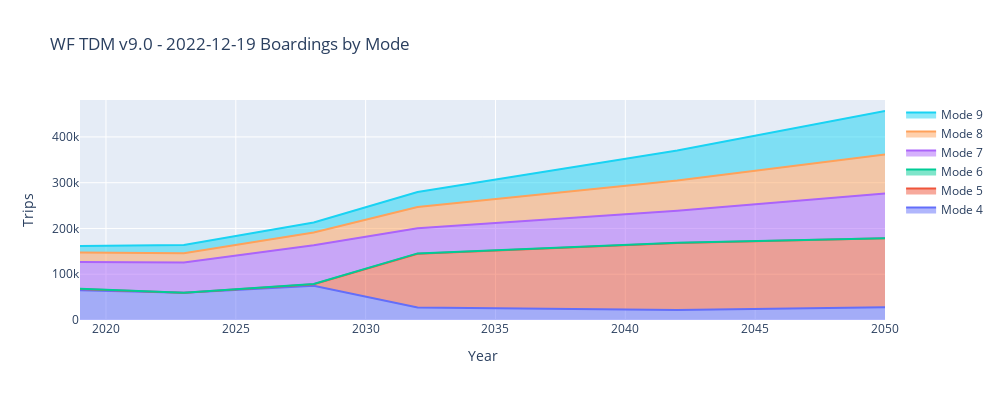
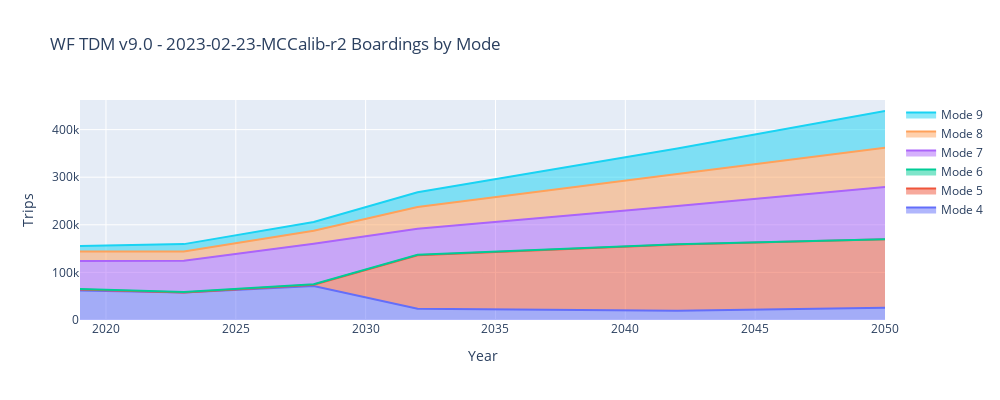

Source (notebook cell) for these figures, in order:
### Code cell
# MAKE INTERACTIVE CHART
py.offline.init_notebook_mode(connected=True)

from ipywidgets import Layout

lstTdmVersionsWithDate = sorted(dfRouteSummaryWithScenarioData['tdmVersionWithDate'].unique().tolist())
lstScenarioGroups      = sorted(dfRouteSummaryWithScenarioData['scenarioGroup'     ].unique().tolist())

# remove include in all list
lstScenarioGroups = [i for i in lstScenarioGroups if i not in lstIncludeInAll] 

selectTdmVersionWithDate = widgets.Select        (options=lstTdmVersionWithDate, value=(lstTdmVersionsWithDate[2]          ), description='TDM Version'   , layout=Layout(display="flex", flex_flow='row'))
selectScenarioGroup      = widgets.Select        (options=lstScenarioGroups    , value=('RTP'                              ), description='Scenario Group', layout=Layout(display="flex", flex_flow='row'))

widgets.interactive(update_plot_stackedarea_boardings, tdmVersionWithDate=selectTdmVersionWithDate, scenarioGroup=selectScenarioGroup)

#ADD RAW OBSERVED CURVES

### Figure 1 — Plotly figure (JSON) as saved in the notebook; plotly's stock layout.template omitted (floating-point values rounded to 4 significant figures)
{"data": [{"mode": "lines", "name": "Mode 4", "stackgroup": "one", "type": "scatter", "x": [2019, 2023, 2028, 2032, 2042, 2050], "y": [65200.0, 59430.0, 74950.0, 27430.0, 22090.0, 28110.0]}, {"mode": "lines", "name": "Mode 5", "stackgroup": "one", "type": "scatter", "x": [2019, 2028, 2032, 2042, 2050], "y": [2283.0, 3067.0, 117400.0, 146200.0, 150300.0]}, {"mode": "lines", "name": "Mode 6", "stackgroup": "one", "type": "scatter", "x": [2019, 2023, 2028, 2032, 2042, 2050], "y": [812.8, 0.13, 685.6, 715.6, 456.9, 207.6]}, {"mode": "lines", "name": "Mode 7", "stackgroup": "one", "type": "scatter", "x": [2019, 2023, 2028, 2032, 2042, 2050], "y": [58530.0, 66240.0, 84770.0, 54950.0, 70170.0, 97860.0]}, {"mode": "lines", "name": "Mode 8", "stackgroup": "one", "type": "scatter", "x": [2019, 2023, 2028, 2032, 2042, 2050], "y": [20830.0, 19990.0, 27760.0, 46590.0, 65790.0, 85120.0]}, {"mode": "lines", "name": "Mode 9", "stackgroup": "one", "type": "scatter", "x": [2019, 2023, 2028, 2032, 2042, 2050], "y": [13890.0, 18090.0, 21600.0, 32540.0, 65440.0, 95060.0]}], "layout": {"height": 400, "title": {"text": "WF TDM v9.0 - 2022-12-19 Boardings by Mode"}, "width": 1000, "xaxis": {"title": {"text": "Year"}}, "yaxis": {"title": {"text": "Trips"}}}}

### Figure 2 — Plotly figure (JSON) as saved in the notebook; plotly's stock layout.template omitted (floating-point values rounded to 4 significant figures)
{"data": [{"mode": "lines", "name": "Mode 4", "stackgroup": "one", "type": "scatter", "x": [2019, 2023, 2028, 2032, 2042, 2050], "y": [62100.0, 57810.0, 71550.0, 23740.0, 19540.0, 25930.0]}, {"mode": "lines", "name": "Mode 5", "stackgroup": "one", "type": "scatter", "x": [2019, 2028, 2032, 2042, 2050], "y": [2154.0, 2700.0, 112200.0, 139100.0, 143600.0]}, {"mode": "lines", "name": "Mode 6", "stackgroup": "one", "type": "scatter", "x": [2019, 2023, 2028, 2032, 2042, 2050], "y": [855.2, 1233.0, 1082.0, 1159.0, 642.3, 278.2]}, {"mode": "lines", "name": "Mode 7", "stackgroup": "one", "type": "scatter", "x": [2019, 2023, 2028, 2032, 2042, 2050], "y": [58630.0, 65480.0, 84930.0, 54780.0, 80310.0, 109600.0]}, {"mode": "lines", "name": "Mode 8", "stackgroup": "one", "type": "scatter", "x": [2019, 2023, 2028, 2032, 2042, 2050], "y": [20070.0, 19610.0, 27230.0, 45630.0, 66980.0, 82650.0]}, {"mode": "lines", "name": "Mode 9", "stackgroup": "one", "type": "scatter", "x": [2019, 2023, 2028, 2032, 2042, 2050], "y": [11470.0, 15280.0, 18330.0, 31050.0, 53740.0, 76930.0]}], "layout": {"height": 400, "title": {"text": "WF TDM v9.0 - 2023-02-23-MCCalib-r2 Boardings by Mode"}, "width": 1000, "xaxis": {"title": {"text": "Year"}}, "yaxis": {"title": {"text": "Trips"}}}}
